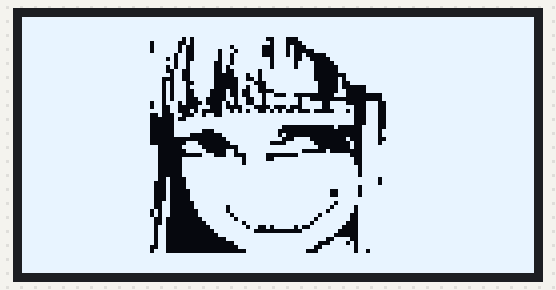
Simulated run of this sketch. Board: Arduino Uno, built with avr-gcc and run on an emulated ATmega328P. On the bench: 128×64 one-colour display.

Above: at 0.1 s.

The sketch:

bWk6_Ex7_CustomLogo.ino
```cpp
/**************************************************************************

 Used example for a 128x64 pixel display using I2C to communicate


  Copied from previous ex6 code and made slight changes to make it display only one image

 **************************************************************************/

#include <SPI.h>
#include <Wire.h>
#include <Adafruit_GFX.h>
#include <Adafruit_SSD1306.h>

#define SCREEN_WIDTH 128 // OLED display width, in pixels
#define SCREEN_HEIGHT 64 // OLED display height, in pixels

#define OLED_RESET     -1 // Reset pin # (or -1 if sharing Arduino reset pin)
#define SCREEN_ADDRESS 0x3C
Adafruit_SSD1306 display(SCREEN_WIDTH, SCREEN_HEIGHT, &Wire, OLED_RESET);


#define LOGO_HEIGHT   54
#define LOGO_WIDTH    64
static const unsigned char PROGMEM logo_bmp[] =
{ 0x00, 0xa0, 0x00, 0x06, 0x38, 0x00, 0x00, 0x00, 0x81, 0xa0, 0x00, 0x02, 0x3c, 0x00, 0x00, 0x00,
0x81, 0x60, 0x08, 0x0e, 0x2e, 0x00, 0x00, 0x00, 0x81, 0x60, 0x44, 0x0e, 0x2f, 0x80, 0x00, 0x00,
0x02, 0x60, 0x48, 0x0e, 0x2d, 0xf0, 0x00, 0x00, 0x0a, 0x60, 0x48, 0x02, 0x0c, 0xf8, 0x00, 0x00,
0x02, 0x40, 0xc8, 0x02, 0x08, 0x7c, 0x00, 0x00, 0x0a, 0x40, 0xd0, 0x02, 0x08, 0x7e, 0x00, 0x00,
0x0c, 0xc0, 0xd8, 0x10, 0x00, 0x7e, 0x00, 0x00, 0x04, 0xc0, 0xf8, 0x90, 0x00, 0x7f, 0x80, 0x00,
0x1c, 0xc0, 0xfc, 0xd0, 0x00, 0x7e, 0x80, 0x00, 0x14, 0x60, 0xfc, 0x38, 0x00, 0x3e, 0xc0, 0x00,
0x14, 0x40, 0xfc, 0x98, 0x00, 0x3e, 0xfc, 0x00, 0x14, 0x61, 0xed, 0x9e, 0x00, 0x3e, 0x7c, 0x00,
0x14, 0x61, 0xed, 0x89, 0xcf, 0xfc, 0x7f, 0xc0, 0x14, 0x73, 0xe4, 0xc8, 0x04, 0xff, 0xff, 0xc0,
0x91, 0x7b, 0xd4, 0xc8, 0x04, 0x18, 0x7c, 0x60, 0x99, 0xf1, 0xde, 0x3d, 0xdc, 0x18, 0x1c, 0x60,
0x19, 0xd7, 0xca, 0x9a, 0xb7, 0x7c, 0x5c, 0x60, 0xdc, 0xe4, 0xc0, 0x00, 0x00, 0x00, 0x1c, 0x60,
0xfd, 0x80, 0x00, 0x00, 0x00, 0x00, 0x1c, 0x60, 0xfc, 0x00, 0x00, 0x00, 0x00, 0x00, 0x1c, 0x60,
0xfc, 0x00, 0x00, 0x00, 0x7f, 0xfd, 0xf8, 0x60, 0xfc, 0x07, 0x00, 0x00, 0xff, 0xff, 0xf8, 0x40,
0xfc, 0x3f, 0xc0, 0x00, 0xbf, 0xff, 0xf8, 0x40, 0xff, 0xff, 0xe0, 0x00, 0x70, 0xff, 0xb8, 0x60,
0xff, 0x8f, 0xf0, 0x03, 0xc0, 0x7f, 0xd8, 0x40, 0x3f, 0x07, 0xfc, 0x00, 0x00, 0x3f, 0xd8, 0x00,
0x3f, 0x83, 0xe4, 0x00, 0x03, 0xf7, 0xf8, 0x00, 0x3f, 0xf8, 0xe7, 0x07, 0xf8, 0x00, 0x38, 0x00,
0x3f, 0x00, 0x01, 0x06, 0x00, 0x00, 0x18, 0x00, 0x3f, 0x00, 0x01, 0x00, 0x00, 0x00, 0x18, 0x00,
0x3f, 0x00, 0x00, 0x00, 0x00, 0x00, 0x08, 0x00, 0x3f, 0x00, 0x00, 0x00, 0x00, 0x00, 0x08, 0x00,
0x3f, 0x00, 0x00, 0x00, 0x00, 0x00, 0x08, 0x00, 0x37, 0x80, 0x00, 0x00, 0x00, 0x00, 0x00, 0x40,
0x77, 0x80, 0x00, 0x00, 0x00, 0x00, 0x00, 0x40, 0x77, 0x80, 0x00, 0x00, 0x00, 0x00, 0x08, 0x00,
0x77, 0xc0, 0x00, 0x00, 0x00, 0x06, 0x08, 0x00, 0x77, 0xc0, 0x00, 0x00, 0x00, 0x06, 0x08, 0x00,
0x77, 0xc0, 0x00, 0x00, 0x00, 0x00, 0x00, 0x00, 0x67, 0xe0, 0x00, 0x00, 0x00, 0x02, 0x00, 0x00,
0x67, 0xe0, 0x10, 0x00, 0x00, 0x04, 0x10, 0x00, 0xa7, 0xf0, 0x10, 0x00, 0x00, 0x08, 0x10, 0x00,
0xa7, 0xf0, 0x08, 0x00, 0x00, 0x20, 0x30, 0x00, 0x6f, 0xf8, 0x04, 0x00, 0x00, 0x40, 0x30, 0x00,
0x6f, 0xfc, 0x01, 0x00, 0x00, 0x80, 0x70, 0x00, 0x4f, 0xfe, 0x00, 0x9a, 0x0b, 0x00, 0xf0, 0x00,
0x4f, 0xff, 0x00, 0x3f, 0xfc, 0x01, 0xf0, 0x00, 0x4f, 0xff, 0x80, 0x00, 0x00, 0x03, 0xf0, 0x00,
0x4f, 0xff, 0xe0, 0x00, 0x00, 0x0c, 0x30, 0x00, 0x4f, 0xff, 0xf8, 0x00, 0x00, 0x38, 0x50, 0x00,
0xcf, 0xff, 0xfc, 0x00, 0x00, 0x60, 0x10, 0x00, 0x8f, 0xff, 0xff, 0x00, 0x01, 0xc0, 0x12, 0x00,
0x8f, 0xff, 0xff, 0xfc, 0x03, 0x80, 0x12, 0x00, 0x87, 0xff, 0xfe, 0x06, 0x0e, 0x00, 0x12, 0x00,
0x83, 0xff, 0xec, 0x02, 0x1c, 0x00, 0x12, 0x00, 0x83, 0x7f, 0xd8, 0x03, 0x78, 0x02, 0x12, 0x00,
0x83, 0x4b, 0xe0, 0x01, 0xf0, 0x04, 0x12, 0x00, 0x00, 0x00, 0xc7, 0x01, 0xe0, 0x02, 0x16, 0x00,
0x00, 0x03, 0x1f, 0xe0, 0x80, 0x00, 0x1e, 0x00, 0x00, 0x06, 0x70, 0x38, 0xc0, 0x00, 0x1e, 0x00,
0x00, 0x0c, 0xc0, 0x0c, 0x40, 0x00, 0x34, 0x00, 0x00, 0x18, 0x80, 0x07, 0x40, 0x00, 0x14, 0x00  };

void setup() {
  Serial.begin(9600);

  // SSD1306_SWITCHCAPVCC = generate display voltage from 3.3V internally
  if(!display.begin(SSD1306_SWITCHCAPVCC, SCREEN_ADDRESS)) {
    Serial.println(F("SSD1306 allocation failed"));
    for(;;); // Don't proceed, loop forever
  }

  display.clearDisplay();

  display.invertDisplay(true);

  testdrawbitmap();    // Draw a small bitmap image


}

void loop() {
}


void testdrawbitmap(void) {
  display.clearDisplay();

  display.drawBitmap(
    (display.width()  - LOGO_WIDTH ) / 2,
    (display.height() - LOGO_HEIGHT) / 2,
    logo_bmp, LOGO_WIDTH, LOGO_HEIGHT, 1);
  display.display();
  delay(10000);
}
```
